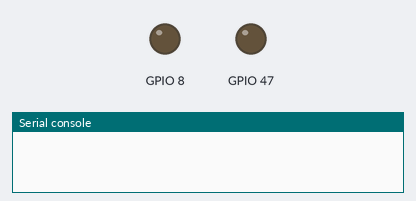
The program below on a simulated ESP32 board running MicroPython. Shown: output pins drawn as LEDs (lit = HIGH), the last lines printed to the serial console.

Above: at 1.0 s.
At 2.5 s:
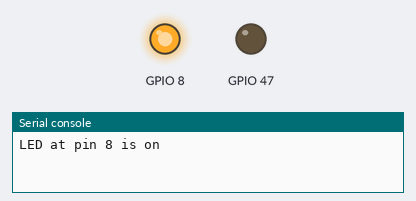
At 3.5 s:
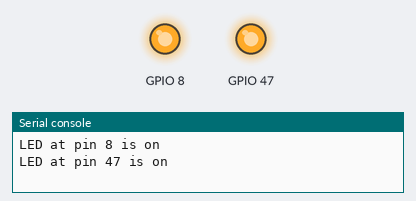
At 5.0 s:
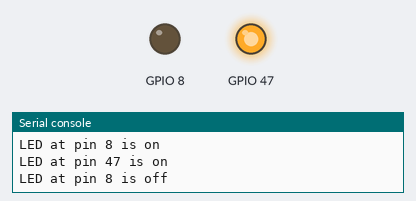
Timing chart, 0 to 7.8 s (numbered marks = the images above):
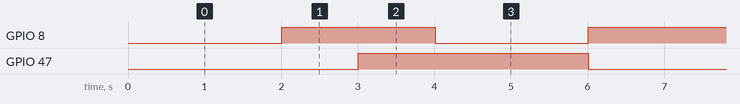

Measured:
- by itself, GPIO 8: alternates HIGH for 2.0 s and LOW for 2.0 s
- by itself, GPIO 47: alternates HIGH for 3.0 s and LOW for 3.0 s

The program:

main.py
```python
# classes

import machine
import time

class Flasher:
    def __init__(self,pin,on_time,off_time):
        self.pin = pin
        self.on_time = on_time
        self.off_time =off_time
        self.led_state = 0
        self.last_change = 0
        self.led = machine.Pin(self.pin,machine.Pin.OUT)
    def update(self):
        if (time.ticks_ms()-self.last_change)>=self.off_time and self.led_state == 0:
            self.last_change = time.ticks_ms()
            self.led_state = 1
            self.led.value(self.led_state)
            print(f"LED at pin {self.pin} is on")
        elif (time.ticks_ms()-self.last_change)>=self.off_time and self.led_state == 1:
            self.last_change = time.ticks_ms()
            self.led_state = 0
            self.led.value(self.led_state)
            print(f"LED at pin {self.pin} is off")
#object for led 1
led1 = Flasher(8,500,2000)
#object for led 2
led2 = Flasher(47,2001,3000)


while True:
    try:
        led1.update()
        led2.update()
    except KeyboardInterrupt:
        print("Exit")
```
